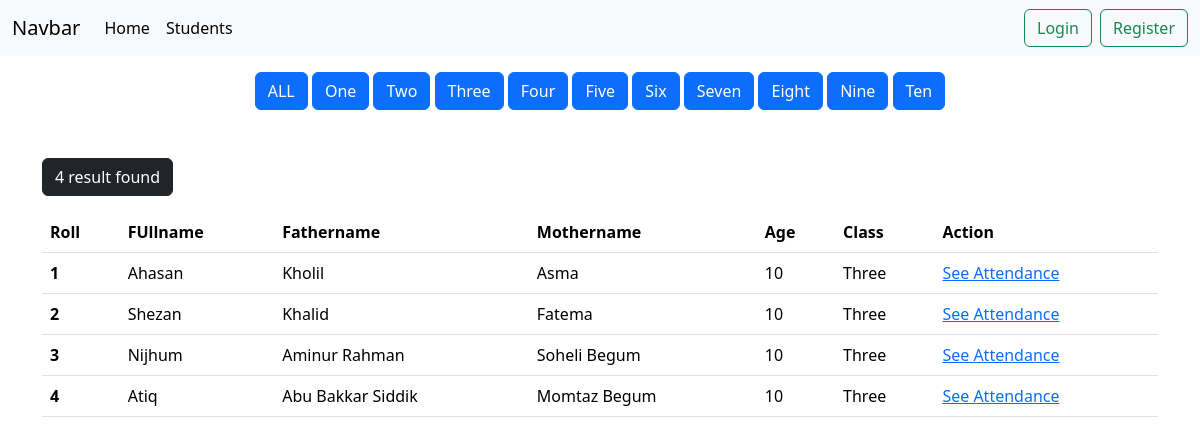
Screenshot of /student/classs/three/ with the database file from the repository.
### student/models.py (models this page shows, shortened)
class SchoolclassModel(models.Model):
    name = models.CharField(max_length=100)
    slug = models.SlugField(max_length=100, unique=True, null=True, blank=True)
    def __str__(self):
        return self.name

class StudentModel(models.Model):
    fullname = models.CharField(max_length=150)
    age = models.IntegerField()
    fatherName = models.CharField(max_length=150)
    motherName = models.CharField(max_length=150)
    roll = models.IntegerField()
    cl_name = models.ManyToManyField(SchoolclassModel)

### student/views.py (the view)
# urls.py: path('classs/<slug:class_slug>/', views.showstudent, name='class_slug_student'),
def showstudent(request, class_slug = None):
    data = models.StudentModel.objects.all()
    if class_slug is not None:
        cl_name = models.SchoolclassModel.objects.get(slug = class_slug)
        data = models.StudentModel.objects.filter(cl_name = cl_name)
    classnames = models.SchoolclassModel.objects.all()
    return render(request, 'showstudent.html', {'data': data, 'classname': classnames})

### student/templates/showstudent.html
{% extends "base.html" %}
{% block content %}
<div class="container">
    <div class="text-center mt-3">
        <button class="btn btn-primary"><a class="text-decoration-none text-white" href="{% url 'showstudent' %}">ALL</a></button>
        {% for i in classname %}
            <button class="btn btn-primary"><a class="text-decoration-none text-white" href="{% url 'class_slug_student' i.slug %}">  {{i.name}}</a></button>
        {% endfor %}
    </div>
    <br><br><button class="btn btn-dark mb-3">{{data | length}} result found</button><br>
<table class="table">
    <thead>
      <tr>
        <th scope="col">Roll</th>
        <th scope="col">FUllname</th>
        <th scope="col">Fathername</th>
        <th scope="col">Mothername</th>
        <th scope="col">Age</th>
        <th scope="col">Class</th>
        <th scope="col">Action</th>
      </tr>
    </thead>
    <tbody>
        {% for object in data %}
        <tr>
          <th scope="row">{{object.roll}}</th>
          <td>{{object.fullname}}</td>
          <td>{{object.fatherName}}</td>
          <td>{{object.motherName}}</td>
          <td>{{object.age}}</td>
          <td>{% for j in object.cl_name.all %}
            {{j}}
            {% endfor %}</td>
            <td><a href="{% url 'student_profile'  object.id %}"> See Attendance</a></td>
        </tr>
        {% endfor %}
    </tbody>
  </table>
</div>
{% endblock content %}

### rows the page displays
SchoolclassModel: name "One"
SchoolclassModel: name "Two"
SchoolclassModel: name "Three"
SchoolclassModel: name "Four"
SchoolclassModel: name "Five"
SchoolclassModel: name "Six"
SchoolclassModel: name "Seven"
SchoolclassModel: name "Eight"
SchoolclassModel: name "Nine"
SchoolclassModel: name "Ten"
StudentModel: roll "1", fullname "Ahasan", fatherName "Kholil", motherName "Asma", age "10"
StudentModel: roll "2", fullname "Shezan", fatherName "Khalid", motherName "Fatema", age "10"
StudentModel: roll "3", fullname "Nijhum", fatherName "Aminur Rahman", motherName "Soheli Begum", age "10"
StudentModel: roll "4", fullname "Atiq", fatherName "Abu Bakkar Siddik", motherName "Momtaz Begum", age "10"

### other values shown
{{ data | length }} "4"
